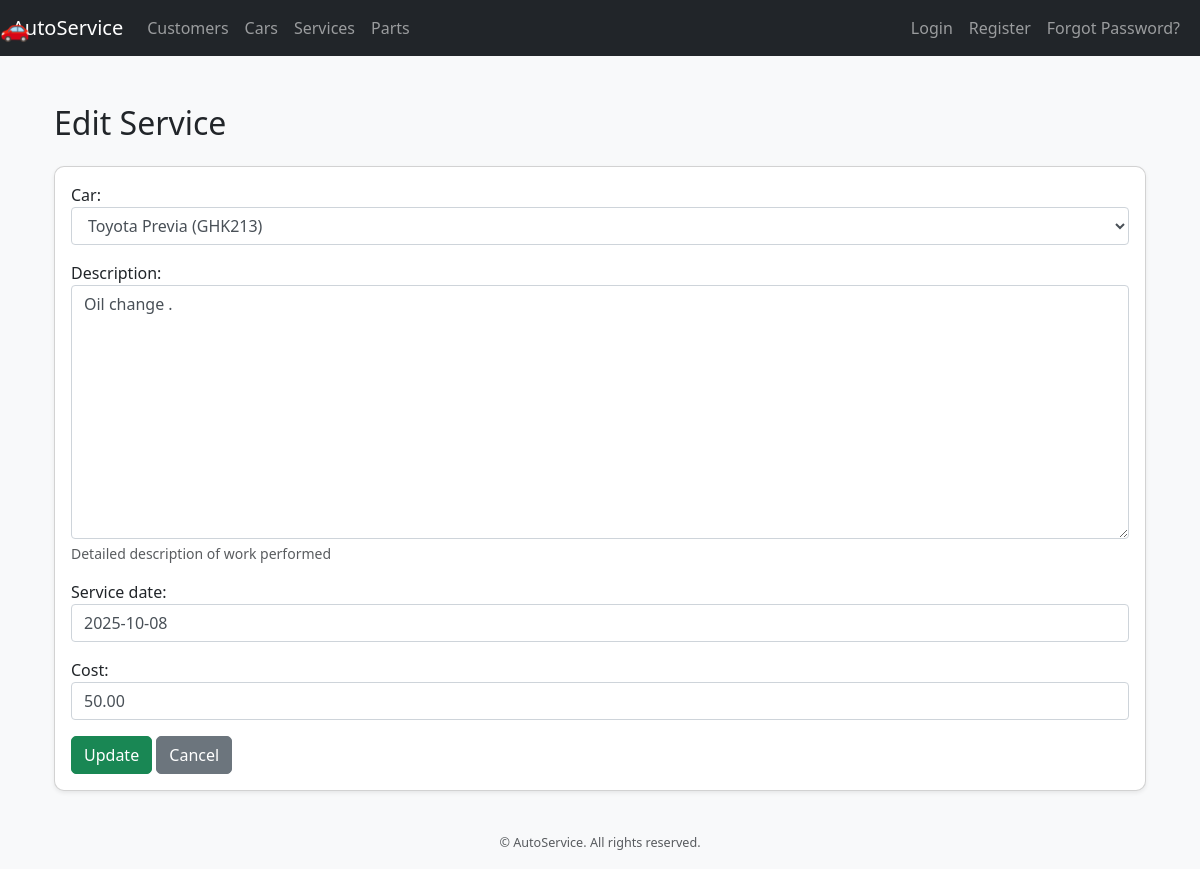
/finalapp/services/8/edit/, run on an earlier commit of the app's database.
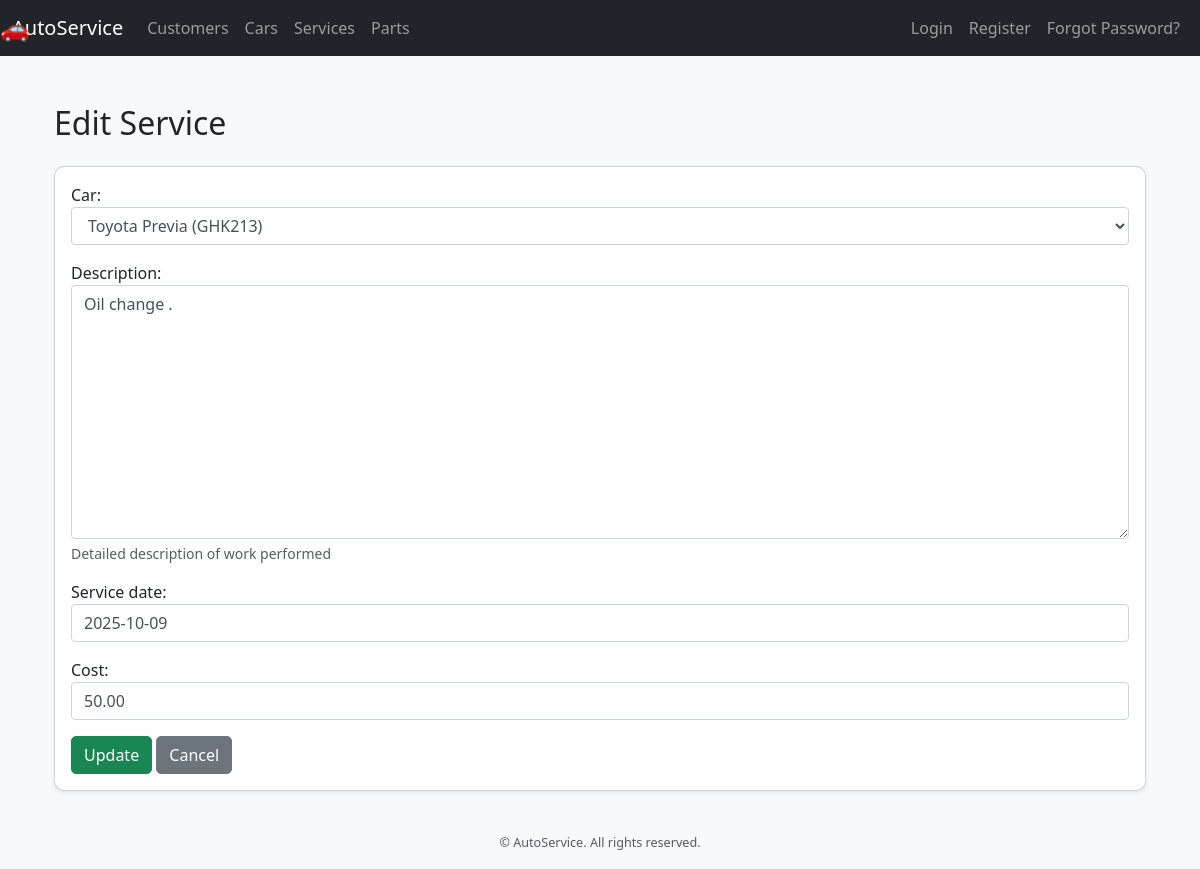
And on a later commit of the database.
### finalapp/models.py (models this page shows, shortened)
class ServiceRecord(models.Model):
    car = models.ForeignKey("Car", on_delete=models.CASCADE, related_name="service_records")
    SERVICE_TYPE_CHOICES = [
        ("maintenance", "Maintenance"),
        ("repair", "Repair"),
        ("inspection", "Inspection"),
        ("other", "Other"),
    ]
    service_type = models.CharField(max_length=20, choices=SERVICE_TYPE_CHOICES)
    description = models.TextField(help_text="Detailed description of work performed")
    mileage_at_service = models.PositiveIntegerField(blank=True, null=True)
    service_date = models.DateField()
    cost = models.DecimalField(max_digits=10, decimal_places=2, blank=True, null=True)
    mechanic = models.ForeignKey(
        "auth.User",
        on_delete=models.SET_NULL,
        null=True,
        blank=True,
        related_name="services_performed"
    )
    created_at = models.DateTimeField(auto_now_add=True)

### finalapp/views.py (the view, shortened to what this page needs)
# urls.py: path("services/<int:pk>/edit/", views.ServiceRecordUpdateView.as_view(), name="service_update"),
class ServiceRecordUpdateView(UpdateView):
    model = ServiceRecord
    fields = ["car", "description", "service_date", "cost"]
    template_name = "services/service_form.html"
    success_url = reverse_lazy("index")  # ✅ Redirect back to dashboard

### finalapp/models.py (called while the page is built)
    def __str__(self):
        return f"{self.make.name} {self.name}"

    def __str__(self):
        return f"{self.model} ({self.license_plate})"

### finalapp/templates/services/service_form.html (shortened to what this page needs)
{% extends "base.html" %}
{% load static %}
{% block content %}
<div class="container mt-5">
    <h2 class="mb-4">{% if object %}Edit Service{% else %}Add Service{% endif %}</h2>
    <div class="card shadow-sm">
        <div class="card-body">
            <form method="post">
                {% for field in form %}
                    <div class="mb-3">
                        {{ field.label_tag }}
                        {{ field }}
                        {% if field.help_text %}
                            <div class="form-text">{{ field.help_text }}</div>
                        {% endif %}
                    </div>
                {% endfor %}
                <button type="submit" class="btn btn-success">{% if object %}Update{% else %}Create{% endif %}</button>
                <a href="{% url 'service_list' %}" class="btn btn-secondary">Cancel</a>
            </form>
        </div>
    </div>
</div>
{% endblock %}

What changed in the data, as far as the page shows it:
changed ServiceRecord "Toyota Previa (GHK213)": service_date "2025-10-08" → "2025-10-09"
